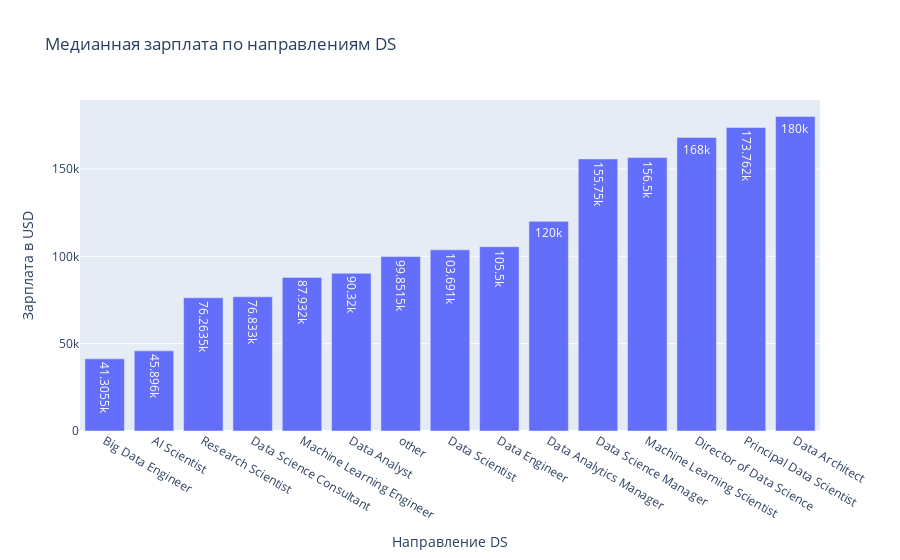

The notebook cell saved with this chart:
### Markdown cell above
Самые популярные роли Data Scientist, Data Engineer, Data Analyst, Machine Learning Engineer. Также стоит отметить, что остальные специальности занимают очень небольшую долю в выборке (менее 1%) и их очень много.

### Code cell
fig = px.bar(df.groupby(by='job_title_group', observed=True)['salary_in_usd'].median().reset_index().sort_values(by='salary_in_usd'),
             x='job_title_group',
             y='salary_in_usd',
             title='Медианная зарплата по направлениям DS',
             labels={'salary_in_usd': 'Зарплата в USD',
                     'job_title_group': 'Направление DS'},
             text_auto=True
             )

fig.update_xaxes(type='category')
fig.show()

### Figure 1 — Plotly figure (JSON) as saved in the notebook; plotly's stock layout.template omitted (floating-point values rounded to 4 significant figures)
{"data": [{"hovertemplate": "Направление DS=%{x}<br>Зарплата в USD=%{y}<extra></extra>", "legendgroup": "", "marker": {"color": "#636efa", "pattern": {"shape": ""}}, "name": "", "orientation": "v", "showlegend": false, "textposition": "auto", "texttemplate": "%{y}", "type": "bar", "x": ["Big Data Engineer", "AI Scientist", "Research Scientist", "Data Science Consultant", "Machine Learning Engineer", "Data Analyst", "other", "Data Scientist", "Data Engineer", "Data Analytics Manager", "Data Science Manager", "Machine Learning Scientist", "Director of Data Science", "Principal Data Scientist", "Data Architect"], "xaxis": "x", "y": [41310.0, 45900.0, 76260.0, 76830.0, 87930.0, 90320.0, 99850.0, 103700.0, 105500.0, 120000.0, 155800.0, 156500.0, 168000.0, 173800.0, 180000.0], "yaxis": "y"}], "layout": {"barmode": "relative", "legend": {"tracegroupgap": 0}, "title": {"text": "Медианная зарплата по направлениям DS"}, "xaxis": {"anchor": "y", "domain": [0, 1], "title": {"text": "Направление DS"}, "type": "category"}, "yaxis": {"anchor": "x", "domain": [0, 1], "title": {"text": "Зарплата в USD"}}}}
